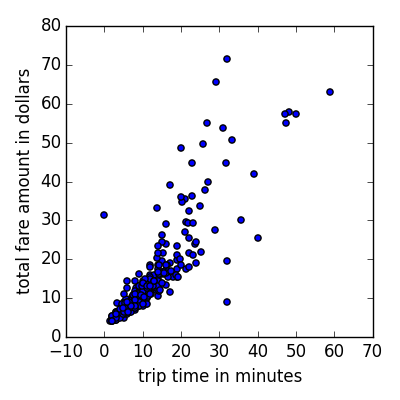

This chart was generated by the following Python code:
# Get all the imports with this
from loadtaxi import *


def plot_sample():
    start = time()

    npoints = 300
    x = taxi['trip_time_in_secs'] / 60
    y = taxi['total_amount']

    np.random.seed(2015)
    subset = np.random.choice(x.index, size=npoints, replace=False)

    plt.scatter(x[subset], y[subset])

    plt.xlabel('trip time in minutes')
    plt.ylabel('total fare amount in dollars')
    plt.tight_layout()
    plt.savefig('sample.png')

    mtimer(start, filename=__file__)
